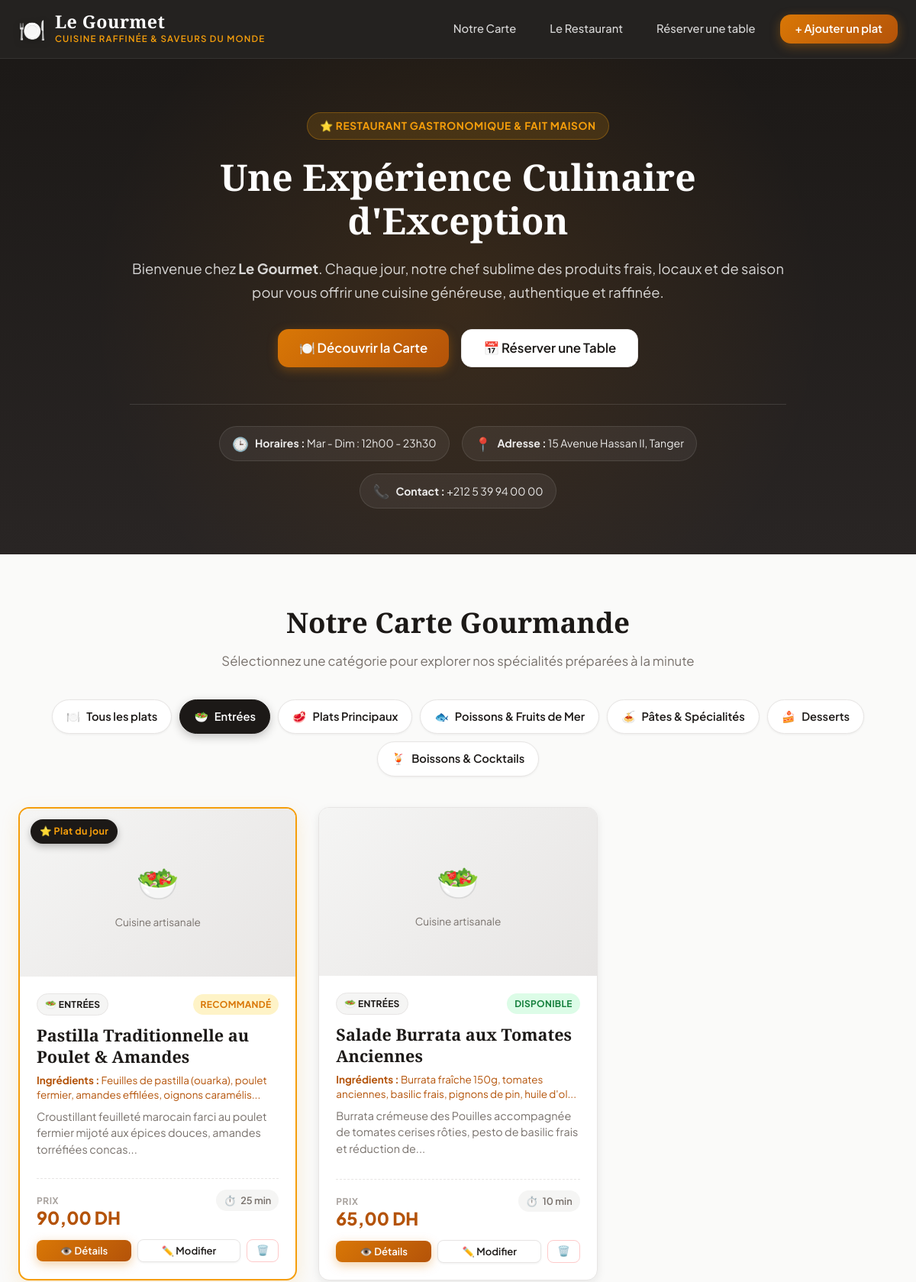
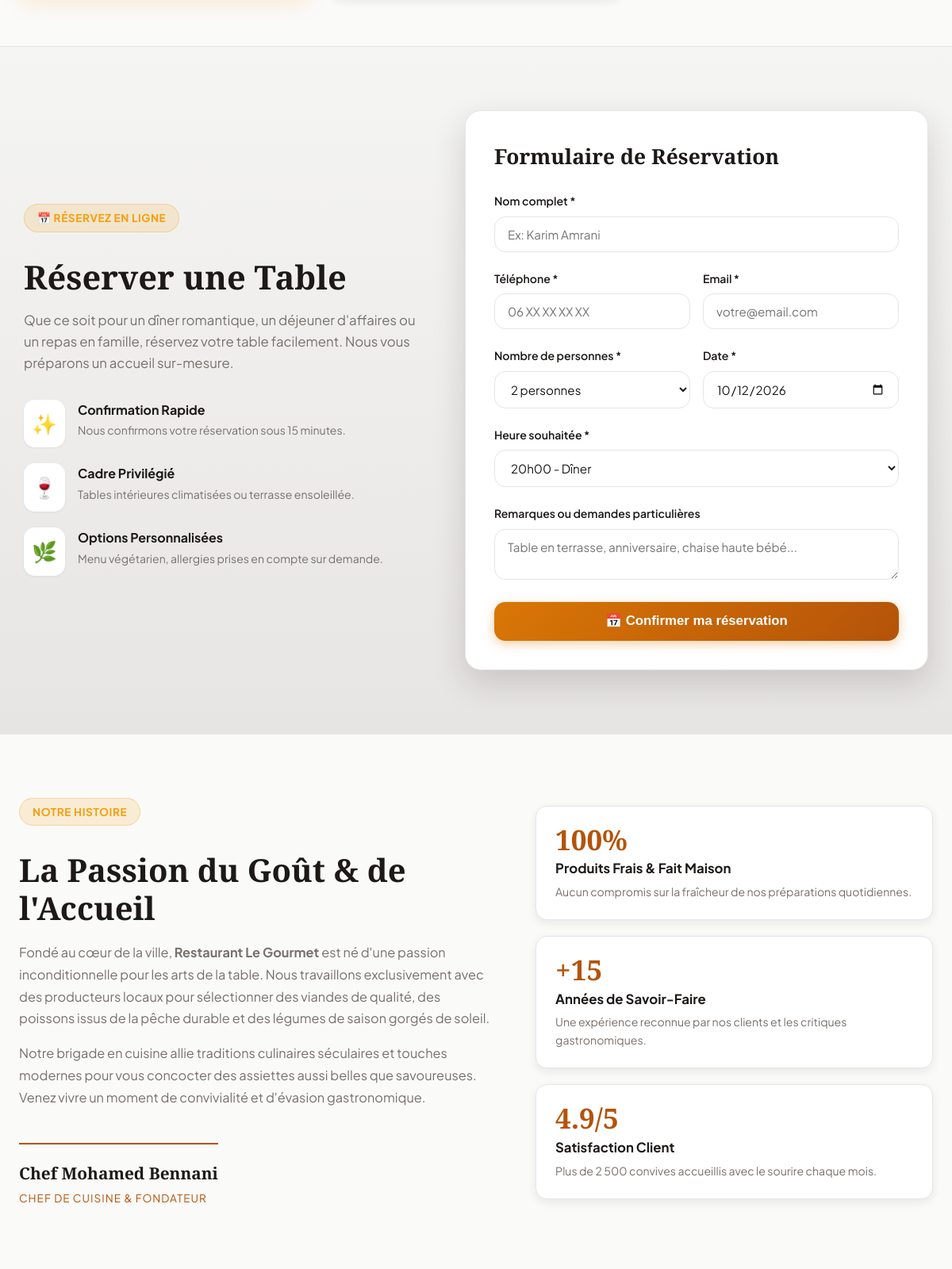
The page /Gestion-Restaurant/index.php?categorie=1 (upper part) on the database its author committed (2 pictures, top to bottom).
### tables this page shows
CREATE TABLE categorie_plat (
    id_categorie INT AUTO_INCREMENT PRIMARY KEY,
    nom_categorie VARCHAR(100) NOT NULL,
    icone VARCHAR(50) DEFAULT '🍽️',
    description VARCHAR(255) NULL
);

CREATE TABLE plat (
    id_plat INT AUTO_INCREMENT PRIMARY KEY,
    nom VARCHAR(150) NOT NULL,
    description TEXT,
    ingredients TEXT,
    prix DECIMAL(10,2) NOT NULL,
    temps_prep INT DEFAULT 15,
    image VARCHAR(255) NULL,
    statut ENUM('disponible', 'plat_du_jour', 'epuise') DEFAULT 'disponible',
    id_utilisateur INT NOT NULL,
    id_categorie INT NOT NULL,
    date_creation DATETIME DEFAULT CURRENT_TIMESTAMP,
    FOREIGN KEY (id_utilisateur) REFERENCES utilisateur(id_utilisateur) ON DELETE RESTRICT,
    FOREIGN KEY (id_categorie) REFERENCES categorie_plat(id_categorie) ON DELETE CASCADE
);

### Gestion-Restaurant/index.php (the view, shortened to what this page needs)
<?php
require_once "connexion.php";
$categories = $pdo->query("SELECT * FROM categorie_plat ORDER BY id_categorie ASC")->fetchAll();
$selectedCategory = isset($_GET['categorie']) ? (int)$_GET['categorie'] : 0;
$whereClause = "";
$params = [];
if ($selectedCategory > 0) {
    $whereClause = "WHERE p.id_categorie = ?";
    $params[] = $selectedCategory;
}
$sql = "SELECT p.*, c.nom_categorie, c.icone AS categorie_icone
        FROM plat p
        LEFT JOIN categorie_plat c ON p.id_categorie = c.id_categorie
        $whereClause
        ORDER BY (p.statut = 'plat_du_jour') DESC, p.id_plat DESC";
$stmt = $pdo->prepare($sql);
$stmt->execute($params);
$plats = $stmt->fetchAll();
$defaultIcons = [
    'Entrées'                   => '🥗',
    'Plats Principaux'          => '🥩',
    'Poissons & Fruits de Mer'  => '🐟',
    'Pâtes & Spécialités'       => '🍝',
    'Desserts'                  => '🍰',
    'Boissons & Cocktails'      => '🍹',
];
function getCatIcon($nom, $icone, $defaultIcons) {
    if (!empty($icone)) return $icone;
    return isset($defaultIcons[$nom]) ? $defaultIcons[$nom] : '🍽️';
}
?>
<!DOCTYPE html>
<html lang="fr">
<head>
    <link rel="stylesheet" href="style.css">
</head>
<body>
<header class="header">
    <div class="header-inner">
        <a href="index.php" class="logo">
            <span class="logo-icon">🍽️</span>
            <div>
                <span class="logo-title">Le Gourmet</span>
                <span class="logo-sub">Cuisine Raffinée & Saveurs du Monde</span>
            </div>
        </a>
        <nav class="nav">
            <a href="index.php#carte" class="nav-link">Notre Carte</a>
            <a href="index.php#apropos" class="nav-link">Le Restaurant</a>
            <a href="index.php#reservation" class="nav-link">Réserver une table</a>
            <a href="ajouter.php" class="btn btn-primary">+ Ajouter un plat</a>
        </nav>
    </div>
</header>
<section class="hero" id="hero">
    <div class="hero-content">
        <span class="hero-badge">⭐ Restaurant Gastronomique & Fait Maison</span>
        <h1 class="hero-title">Une Expérience Culinaire d'Exception</h1>
        <p class="hero-description">
            Bienvenue chez <strong>Le Gourmet</strong>. Chaque jour, notre chef sublime des produits frais, locaux et de saison pour vous offrir une cuisine généreuse, authentique et raffinée.
        </p>
        <div class="hero-actions">
            <a href="#carte" class="btn btn-primary btn-lg">🍽️ Découvrir la Carte</a>
            <a href="#reservation" class="btn btn-secondary btn-lg">📅 Réserver une Table</a>
        </div>
        <div class="hero-info-bar">
            <div class="info-pill">
                <span class="info-icon">🕒</span>
                <span><strong>Horaires :</strong> Mar - Dim : 12h00 - 23h30</span>
            </div>
            <div class="info-pill">
                <span class="info-icon">📍</span>
                <span><strong>Adresse :</strong> 15 Avenue Hassan II, Tanger</span>
            </div>
            <div class="info-pill">
                <span class="info-icon">📞</span>
                <span><strong>Contact :</strong> +212 5 39 94 00 00</span>
            </div>
        </div>
    </div>
</section>
<section class="section-menu" id="carte">
    <div class="section-header">
        <h2 class="section-title">Notre Carte Gourmande</h2>
        <p class="section-subtitle">Sélectionnez une catégorie pour explorer nos spécialités préparées à la minute</p>
    </div>
    <div class="category-filters">
        <a href="index.php#carte" class="category-pill <?= $selectedCategory === 0 ? 'active' : '' ?>">
            <span>🍽️</span>
            <span>Tous les plats</span>
        </a>
        <?php foreach ($categories as $cat): ?>
            <a href="index.php?categorie=<?= $cat['id_categorie'] ?>#carte" class="category-pill <?= $selectedCategory === (int)$cat['id_categorie'] ? 'active' : '' ?>">
                <span><?= getCatIcon($cat['nom_categorie'], $cat['icone'], $defaultIcons) ?></span>
                <span><?= htmlspecialchars($cat['nom_categorie']) ?></span>
            </a>
        <?php endforeach; ?>
    </div>
    <?php if (empty($plats)): ?>
    <div class="empty-state">
        <div class="empty-state-icon">🍳</div>
        <h3>Aucun plat trouvé</h3>
        <p><?= $selectedCategory > 0 ? 'Aucun plat n\'est encore enregistré dans cette catégorie.' : 'La carte est actuellement vide. Commencez par ajouter vos premiers plats !' ?></p>
        <?php if ($selectedCategory > 0): ?>
            <a href="index.php#carte" class="btn btn-secondary" style="margin-right:8px;">Voir tous les plats</a>
        <?php endif; ?>
        <a href="ajouter.php" class="btn btn-primary btn-lg">+ Ajouter un plat</a>
    </div>
    <?php else: ?>
    <div class="dishes-grid">
        <?php foreach ($plats as $plat): ?>
        <div class="card <?= $plat['statut'] === 'plat_du_jour' ? 'card-highlight' : '' ?>">
            <a href="plat.php?id=<?= $plat['id_plat'] ?>" class="card-image-link" title="Voir les détails de <?= htmlspecialchars($plat['nom']) ?>">
                <?php if (!empty($plat['image']) && file_exists($plat['image'])): ?>
                    <img src="<?= htmlspecialchars($plat['image']) ?>" alt="<?= htmlspecialchars($plat['nom']) ?>" class="card-image">
                <?php else: ?>
                    <div class="card-image-placeholder">
                        <span style="font-size: 2.8rem;"><?= getCatIcon($plat['nom_categorie'], $plat['categorie_icone'], $defaultIcons) ?></span>
                        <span style="font-size: 0.85rem; color: var(--text-muted); margin-top: 6px;">Cuisine artisanale</span>
                    </div>
                <?php endif; ?>
                <?php if ($plat['statut'] === 'plat_du_jour'): ?>
                    <div class="card-badge-top">⭐ Plat du jour</div>
                <?php endif; ?>
            </a>
            <div class="card-body">
                <div class="card-meta-top">
                    <?php if (!empty($plat['nom_categorie'])): ?>
                        <span class="badge badge-category">
                            <?= getCatIcon($plat['nom_categorie'], $plat['categorie_icone'], $defaultIcons) ?> <?= htmlspecialchars($plat['nom_categorie']) ?>
                        </span>
                    <?php else: ?>
                        <span></span>
                    <?php endif; ?>
                    <?php if ($plat['statut'] === 'plat_du_jour'): ?>
                        <span class="badge badge-special">Recommandé</span>
                    <?php elseif ($plat['statut'] === 'disponible'): ?>
                        <span class="badge badge-available">Disponible</span>
                    <?php else: ?>
                        <span class="badge badge-out">Épuisé</span>
                    <?php endif; ?>
                </div>
                <h3 class="card-title">
                    <a href="plat.php?id=<?= $plat['id_plat'] ?>" class="card-title-link">
                        <?= htmlspecialchars($plat['nom']) ?>
                    </a>
                </h3>
                <?php if (!empty($plat['ingredients'])): ?>
                    <p class="card-ingredients">
                        <strong>Ingrédients :</strong> <?= htmlspecialchars(mb_strimwidth($plat['ingredients'], 0, 85, '...')) ?>
                    </p>
                <?php endif; ?>
                <p class="card-description">
                    <?= htmlspecialchars(mb_strimwidth($plat['description'] ?? '', 0, 110, '...')) ?>
                </p>
                <div class="price-section">
                    <div class="price-block">
                        <span class="price-label">Prix</span>
                        <span class="price-value"><?= number_format($plat['prix'], 2, ',', ' ') ?> DH</span>
                    </div>
                    <?php if (!empty($plat['temps_prep'])): ?>
                    <div class="prep-block">
                        <span class="prep-icon">⏱️</span>
                        <span class="prep-text"><?= (int)$plat['temps_prep'] ?> min</span>
                    </div>
                    <?php endif; ?>
                </div>
                <div class="card-actions">
                    <a href="plat.php?id=<?= $plat['id_plat'] ?>" class="btn btn-primary btn-sm">👁️ Détails</a>
                    <a href="modifier.php?id=<?= $plat['id_plat'] ?>" class="btn btn-secondary btn-sm">✏️ Modifier</a>
                    <button type="button" class="btn btn-outline-danger btn-sm" onclick="confirmDelete(<?= $plat['id_plat'] ?>, '<?= addslashes(htmlspecialchars($plat['nom'])) ?>')">🗑️</button>
                </div>
            </div>
        </div>
        <?php endforeach; ?>
    </div>
    <?php endif; ?>
</section>
<section class="section-reservation" id="reservation">
    <div class="reservation-box">
        <div class="reservation-intro">
            <span class="hero-badge">📅 Réservez en ligne</span>
            <h2>Réserver une Table</h2>
            <p>
                Que ce soit pour un dîner romantique, un déjeuner d'affaires ou un repas en famille, réservez votre table facilement. Nous vous préparons un accueil sur-mesure.
            </p>
            <div class="reservation-perks">
                <div class="perk-item">
                    <span>✨</span>
                    <div>
                        <strong>Confirmation Rapide</strong>
                        <p>Nous confirmons votre réservation sous 15 minutes.</p>
                    </div>
                </div>
                <div class="perk-item">
                    <span>🍷</span>
                    <div>
                        <strong>Cadre Privilégié</strong>
                        <p>Tables intérieures climatisées ou terrasse ensoleillée.</p>
                    </div>
                </div>
                <div class="perk-item">
                    <span>🌿</span>
                    <div>
                        <strong>Options Personnalisées</strong>
                        <p>Menu végétarien, allergies prises en compte sur demande.</p>
                    </div>
                </div>
            </div>
        </div>
        <div class="reservation-form-card">
            <h3>Formulaire de Réservation</h3>
            <form action="reserver.php" method="POST">
                <div class="form-group">
                    <label for="nom_client">Nom complet *</label>
                    <input type="text" id="nom_client" name="nom_client" placeholder="Ex: Karim Amrani" required>
                </div>
                <div class="form-row">
                    <div class="form-group">
                        <label for="telephone">Téléphone *</label>
                        <input type="tel" id="telephone" name="telephone" placeholder="06 XX XX XX XX" required>
                    </div>
                    <div class="form-group">
                        <label for="email">Email *</label>
                        <input type="email" id="email" name="email" placeholder="votre@email.com" required>
                    </div>
                </div>
                <div class="form-row">
                    <div class="form-group">
                        <label for="nb_personnes">Nombre de personnes *</label>
                        <select id="nb_personnes" name="nb_personnes" required>
                            <option value="2" selected>2 personnes</option>
                        </select>
                    </div>
                    <div class="form-group">
                        <label for="date_reservation">Date *</label>
                        <input type="date" id="date_reservation" name="date_reservation" min="<?= date('Y-m-d') ?>" value="<?= date('Y-m-d') ?>" required>
                    </div>
                </div>
                <div class="form-group">
                    <label for="heure_reservation">Heure souhaitée *</label>
                    <select id="heure_reservation" name="heure_reservation" required>
                        <option value="20:00" selected>20h00 - Dîner</option>
                    </select>
                </div>
                <div class="form-group">
                    <label for="remarques">Remarques ou demandes particulières</label>
                    <textarea id="remarques" name="remarques" rows="2" placeholder="Table en terrasse, anniversaire, chaise haute bébé..."></textarea>
                </div>
                <button type="submit" class="btn btn-primary btn-block btn-lg">
                    📅 Confirmer ma réservation
                </button>
            </form>
        </div>
    </div>
</section>
<section class="section-about" id="apropos">
    <div class="about-grid">
        <div class="about-text">
            <span class="hero-badge">Notre Histoire</span>
            <h2>La Passion du Goût & de l'Accueil</h2>
            <p>
                Fondé au cœur de la ville, <strong>Restaurant Le Gourmet</strong> est né d'une passion inconditionnelle pour les arts de la table. Nous travaillons exclusivement avec des producteurs locaux pour sélectionner des viandes de qualité, des poissons issus de la pêche durable et des légumes de saison gorgés de soleil.
            </p>
            <p>
                Notre brigade en cuisine allie traditions culinaires séculaires et touches modernes pour vous concocter des assiettes aussi belles que savoureuses. Venez vivre un moment de convivialité et d'évasion gastronomique.
            </p>
            <div class="chef-signature">
                <strong>Chef Mohamed Bennani</strong>
                <span>Chef de Cuisine & Fondateur</span>
            </div>
        </div>
        <div class="about-highlights">
            <div class="highlight-card">
                <span class="highlight-number">100%</span>
                <span class="highlight-title">Produits Frais & Fait Maison</span>
                <p>Aucun compromis sur la fraîcheur de nos préparations quotidiennes.</p>
            </div>
            <div class="highlight-card">
                <span class="highlight-number">+15</span>
                <span class="highlight-title">Années de Savoir-Faire</span>
                <p>Une expérience reconnue par nos clients et les critiques gastronomiques.</p>
            </div>
            <div class="highlight-card">
                <span class="highlight-number">4.9/5</span>
                <span class="highlight-title">Satisfaction Client</span>
                <p>Plus de 2 500 convives accueillis avec le sourire chaque mois.</p>
            </div>
        </div>
    </div>
</section>
</body>
</html>

### rows shown on the page
categorie_plat: icone "🥗", nom_categorie "Entrées"
categorie_plat: icone "🥩", nom_categorie "Plats Principaux"
categorie_plat: icone "🐟", nom_categorie "Poissons & Fruits de Mer"
categorie_plat: icone "🍝", nom_categorie "Pâtes & Spécialités"
categorie_plat: icone "🍰", nom_categorie "Desserts"
categorie_plat: icone "🍹", nom_categorie "Boissons & Cocktails"
plat: id_categorie.icone "🥗", statut "⭐ Plat du jour", id_categorie.nom_categorie "ENTRÉES", nom "Pastilla Traditionnelle au Poulet & Amandes", ingredients "Feuilles de pastilla (ouarka), poulet fermier, amandes effilées, oignons caramélis...", description "Croustillant feuilleté marocain farci au poulet fermier mijoté aux épices douces, amandes torréfiées concas...", prix "90,00", temps_prep "25"
plat: id_categorie.icone "🥗", id_categorie.nom_categorie "ENTRÉES", statut "DISPONIBLE", nom "Salade Burrata aux Tomates Anciennes", ingredients "Burrata fraîche 150g, tomates anciennes, basilic frais, pignons de pin, huile d'ol...", description "Burrata crémeuse des Pouilles accompagnée de tomates cerises rôties, pesto de basilic frais et réduction de...", prix "65,00", temps_prep "10"
